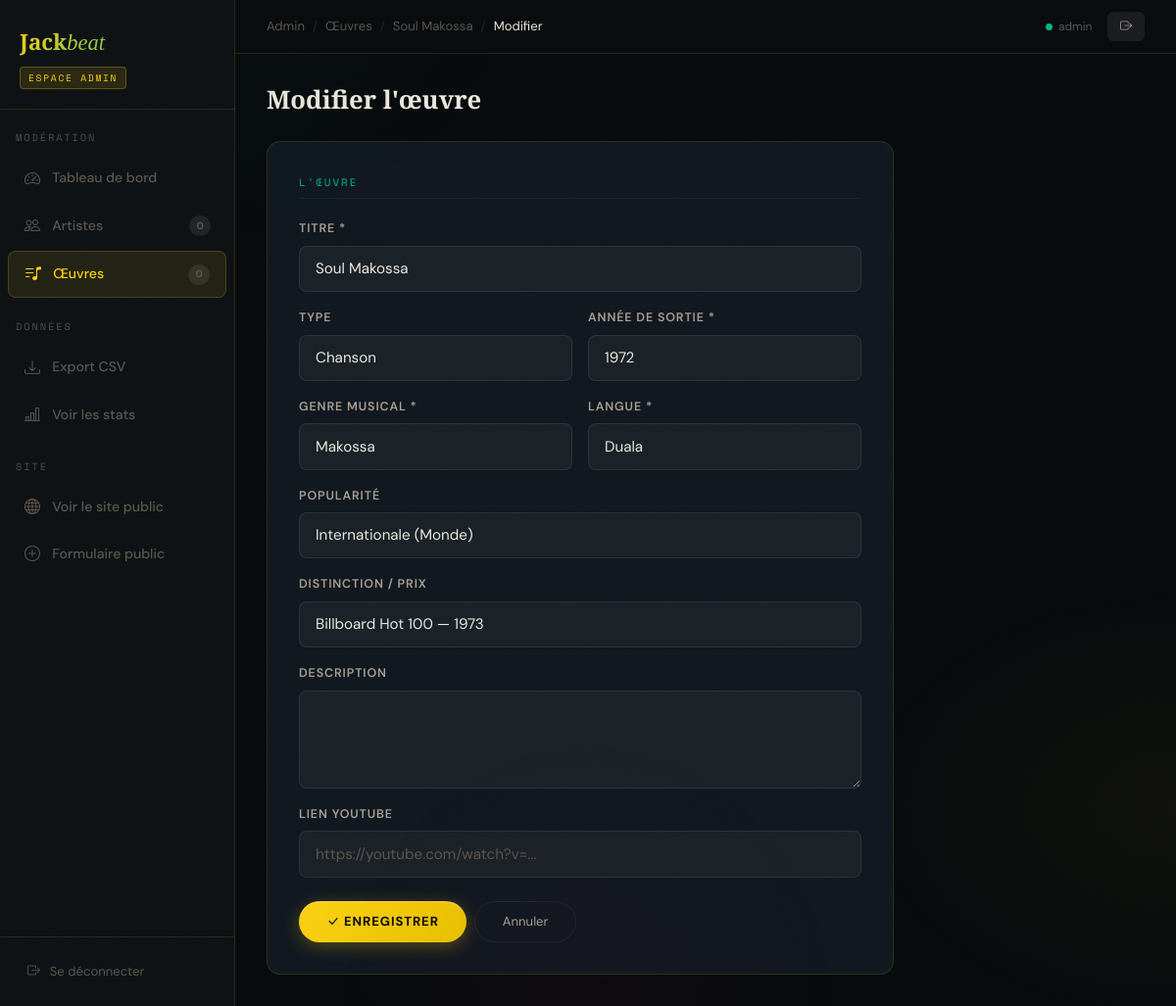
Screenshot of /admin/oeuvre/1/edit (signed in) with the database file from the repository.
### models.py (models this page shows, shortened)
class Oeuvre(db.Model):
    __tablename__ = 'oeuvres'
    id = db.Column(db.Integer, primary_key=True)
    titre = db.Column(db.String(200), nullable=False)
    artiste_id = db.Column(db.Integer, db.ForeignKey('artistes.id'), nullable=False)
    type_oeuvre = db.Column(db.String(20), default='Chanson')    # Chanson / Album / EP / Live
    genre_musical = db.Column(db.String(50), nullable=False)
    langue = db.Column(db.String(50), nullable=False)
    annee_sortie = db.Column(db.Integer, nullable=False)
    popularite = db.Column(db.String(30), nullable=True)
    distinction = db.Column(db.String(200), nullable=True)        # Prix, récompenses
    description = db.Column(db.Text, nullable=True)
    lien_youtube = db.Column(db.String(300), nullable=True)
    statut = db.Column(db.String(20), default='en_attente')       # en_attente / approuve / rejete
    soumis_par = db.Column(db.String(100), nullable=True)
    soumis_email = db.Column(db.String(150), nullable=True)
    created_at = db.Column(db.DateTime, default=datetime.utcnow)

class Admin(UserMixin, db.Model):
    __tablename__ = 'admins'
    id = db.Column(db.Integer, primary_key=True)
    username = db.Column(db.String(80), unique=True, nullable=False)
    password_hash = db.Column(db.String(256), nullable=False)
    created_at = db.Column(db.DateTime, default=datetime.utcnow)

### routes/admin.py (the view, shortened to what this page needs)
@admin_bp.route('/oeuvre/<int:id>/edit', methods=['GET', 'POST'])
@login_required
def oeuvre_edit(id):
    from models import GENRES_MUSICAUX, LANGUES, POPULARITES
    oeuvre = Oeuvre.query.get_or_404(id)
    return render_template('admin/oeuvre_edit.html',
                           oeuvre=oeuvre,
                           genres=GENRES_MUSICAUX,
                           langues=LANGUES,
                           popularites=POPULARITES)

### app.py (called while the page is built)
@login_manager.user_loader
def load_user(user_id):
    return Admin.query.get(int(user_id))

### templates/admin/oeuvre_edit.html (shortened to what this page needs)
{% extends "admin/base_admin.html" %}
{% block breadcrumb %}
  <span class="sep">/</span><a href="{{ url_for('admin_bp.oeuvres') }}">Œuvres</a>
  <span class="sep">/</span>
  <a href="{{ url_for('admin_bp.oeuvre_detail', id=oeuvre.id) }}">{{ oeuvre.titre }}</a>
  <span class="sep">/</span><span class="current">Modifier</span>
{% endblock %}
{% set pending_artistes_count = 0 %}{% set pending_oeuvres_count = 0 %}
{% block admin_content %}
<div class="adm-section-header">
  <h1>Modifier l'œuvre</h1>
</div>
<div style="max-width:640px;">
  <form method="POST">
    <div class="adm-form-card">
      <div class="adm-form-section">L'Œuvre</div>
      <div class="row g-3">
        <div class="col-12">
          <label class="form-label">Titre *</label>
          <input type="text" name="titre" value="{{ oeuvre.titre }}" class="form-control" required>
        </div>
        <div class="col-md-6">
          <label class="form-label">Type</label>
          <select name="type_oeuvre" class="form-select">
            {% for t in ['Chanson','Album','EP','Live'] %}
              <option {% if oeuvre.type_oeuvre == t %}selected{% endif %}>{{ t }}</option>
            {% endfor %}
          </select>
        </div>
        <div class="col-md-6">
          <label class="form-label">Année de sortie *</label>
          <input type="number" name="annee_sortie" value="{{ oeuvre.annee_sortie }}"
                 class="form-control" min="1960" max="2030" required>
        </div>
        <div class="col-md-6">
          <label class="form-label">Genre musical *</label>
          <select name="genre_musical" class="form-select" required>
            {% for val, lbl in genres %}
              <option value="{{ val }}" {% if oeuvre.genre_musical == val %}selected{% endif %}>{{ lbl }}</option>
            {% endfor %}
          </select>
        </div>
        <div class="col-md-6">
          <label class="form-label">Langue *</label>
          <select name="langue" class="form-select" required>
            {% for val, lbl in langues %}
              <option value="{{ val }}" {% if oeuvre.langue == val %}selected{% endif %}>{{ lbl }}</option>
            {% endfor %}
          </select>
        </div>
        <div class="col-12">
          <label class="form-label">Popularité</label>
          <select name="popularite" class="form-select">
            {% for val, lbl in popularites %}
              <option value="{{ val }}" {% if oeuvre.popularite == val %}selected{% endif %}>{{ lbl }}</option>
            {% endfor %}
          </select>
        </div>
        <div class="col-12">
          <label class="form-label">Distinction / Prix</label>
          <input type="text" name="distinction" value="{{ oeuvre.distinction or '' }}" class="form-control">
        </div>
        <div class="col-12">
          <label class="form-label">Description</label>
          <textarea name="description" class="form-control" rows="3">{{ oeuvre.description or '' }}</textarea>
        </div>
        <div class="col-12">
          <label class="form-label">Lien YouTube</label>
          <input type="text" name="lien_youtube" value="{{ oeuvre.lien_youtube or '' }}"
                 class="form-control" placeholder="https://youtube.com/watch?v=...">
        </div>
      </div>
      <div class="d-flex gap-2 mt-4">
        <button type="submit" class="btn btn-jb-gold">
          <i class="bi bi-check-lg me-1"></i>Enregistrer
        </button>
        <a href="{{ url_for('admin_bp.oeuvre_detail', id=oeuvre.id) }}" class="btn btn-jb-outline">
          Annuler
        </a>
      </div>
    </div>
  </form>
</div>
{% endblock %}

### templates/admin/base_admin.html (shortened to what this page needs)
<!DOCTYPE html>
<html lang="fr">
<head>
  <link href="https://cdn.jsdelivr.net/npm/bootstrap@5.3.3/dist/css/bootstrap.min.css" rel="stylesheet">
  <link href="https://cdn.jsdelivr.net/npm/bootstrap-icons@1.11.3/font/bootstrap-icons.min.css" rel="stylesheet">
  <link rel="stylesheet" href="{{ url_for('static', filename='css/style.css') }}">
</head>
<body>
<div class="adm-shell">
  {% set nb_a = namespace(val=0) %}
  {% set nb_o = namespace(val=0) %}
  <aside class="adm-sidebar">
    <div class="adm-sidebar-brand">
      <div class="brand">Jack<em style="font-style:italic;font-weight:400;">beat</em></div>
      <div class="badge-admin">Espace Admin</div>
    </div>
    <div class="adm-nav-section">Modération</div>
    <a href="{{ url_for('admin_bp.dashboard') }}"
       class="adm-nav-link {% if request.endpoint == 'admin_bp.dashboard' %}active{% endif %}">
      <i class="bi bi-speedometer2"></i> Tableau de bord
    </a>
    <a href="{{ url_for('admin_bp.artistes', statut='en_attente') }}"
       class="adm-nav-link {% if request.endpoint in ['admin_bp.artistes','admin_bp.artiste_detail','admin_bp.artiste_edit'] %}active{% endif %}">
      <i class="bi bi-people"></i> Artistes
      {%- set cnt = pending_artistes_count if pending_artistes_count is defined else 0 %}
      <span class="nav-badge {% if cnt == 0 %}zero{% endif %}">{{ cnt }}</span>
    </a>
    <a href="{{ url_for('admin_bp.oeuvres', statut='en_attente') }}"
       class="adm-nav-link {% if request.endpoint in ['admin_bp.oeuvres','admin_bp.oeuvre_detail','admin_bp.oeuvre_edit'] %}active{% endif %}">
      <i class="bi bi-music-note-list"></i> Œuvres
      {%- set cnt2 = pending_oeuvres_count if pending_oeuvres_count is defined else 0 %}
      <span class="nav-badge {% if cnt2 == 0 %}zero{% endif %}">{{ cnt2 }}</span>
    </a>
    <div class="adm-nav-section">Données</div>
    <a href="{{ url_for('admin_bp.export_csv') }}"
       class="adm-nav-link">
      <i class="bi bi-download"></i> Export CSV
    </a>
    <a href="{{ url_for('dashboard_bp.index') }}"
       class="adm-nav-link">
      <i class="bi bi-bar-chart-line"></i> Voir les stats
    </a>
    <div class="adm-nav-section">Site</div>
    <a href="{{ url_for('main_bp.index') }}" target="_blank"
       class="adm-nav-link">
      <i class="bi bi-globe"></i> Voir le site public
    </a>
    <a href="{{ url_for('collecte_bp.index') }}" target="_blank"
       class="adm-nav-link">
      <i class="bi bi-plus-circle"></i> Formulaire public
    </a>
    <div class="adm-sidebar-footer">
      <a href="{{ url_for('admin_bp.logout') }}">
        <i class="bi bi-box-arrow-right"></i> Se déconnecter
      </a>
    </div>
  </aside>
  <div class="adm-main">
    <div class="adm-topbar">
      <div class="adm-breadcrumb">
        <a href="{{ url_for('admin_bp.dashboard') }}">Admin</a>
        {% block breadcrumb %}{% endblock %}
      </div>
      <div class="d-flex align-items-center gap-3">
        <span style="font-size:0.75rem;color:var(--text-dim);">
          <span class="live-dot"></span>{{ current_user.username }}
        </span>
        <a href="{{ url_for('admin_bp.logout') }}"
           class="adm-btn edit" style="padding:0.3rem 0.8rem;">
          <i class="bi bi-box-arrow-right"></i>
        </a>
      </div>
    </div>
    <div class="adm-content">
      {% block admin_content %}{% endblock %}
    </div>
  </div>
</div>
</body>
</html>

### static/css/style.css (style rules this page uses)
:root { --green: #007A5E; --green-l: #00b882; --green-dim: #004d3a; --red: #CE1126; --red-l: #e83347; --gold: #FCD116; --gold-d: #c9a800; --gold-dim: #7a6200; --bg: #080b0d; --bg-2: #0e1215; --bg-3: #141a1f; --bg-4: #1a2228; --bg-5: #202930; --card: #111820; --text: #ede8df; --text-mid: #a89f92; --text-dim: #5c554d; --text-ghost: #2a2520; --bdr: rgba(252,209,22,0.12); --bdr-g: rgba(0,184,130,0.2); --bdr-r: rgba(206,17,38,0.2); --bdr-w: rgba(255,255,255,0.06); --glow-gold: 0 0 40px rgba(252,209,22,0.12); --glow-green: 0 0 40px rgba(0,184,130,0.1); --shadow-lg: 0 16px 48px rgba(0,0,0,0.5); --shadow-md: 0 8px 24px rgba(0,0,0,0.35); --shadow-sm: 0 4px 12px rgba(0,0,0,0.25); --font-display: 'Playfair Display', Georgia, serif; --font-body: 'DM Sans', sans-serif; --font-mono: 'Space Mono', monospace; --r: 12px; --r-lg:20px; --r-sm:8px; }
*, *::before, *::after { box-sizing: border-box; margin: 0; padding: 0; }
html { scroll-behavior: smooth; font-size: 16px; }
body { background: var(--bg); color: var(--text); font-family: var(--font-body); font-size: 1rem; line-height: 1.7; overflow-x: hidden; -webkit-font-smoothing: antialiased; }
body::after { content: ''; position: fixed; inset: 0; pointer-events: none; z-index: 9999; opacity: 0.4; }
body::before { content: ''; position: fixed; inset: 0; background: radial-gradient(ellipse 80% 50% at 0% 0%, rgba(0,122,94,0.06) 0%, transparent 55%), radial-gradient(ellipse 50% 40% at 100% 80%, rgba(252,209,22,0.04) 0%, transparent 55%), radial-gradient(ellipse 40% 50% at 50% 100%, rgba(206,17,38,0.03) 0%, transparent 55%); pointer-events: none; z-index: 0; }
a { color: var(--gold); text-decoration: none; transition: color .2s; }
h1,h2,h3,h4,h5 { font-family: var(--font-display); line-height: 1.15; color: var(--text); }
.btn-jb-gold { background: linear-gradient(135deg, var(--gold) 0%, #e8c200 100%); color: #0a0c0d; font-family: var(--font-body); font-weight: 700; font-size: .82rem; letter-spacing: .07em; text-transform: uppercase; border: none; border-radius: 50px; padding: .65rem 1.75rem; transition: transform .2s, box-shadow .2s, filter .2s; box-shadow: 0 4px 18px rgba(252,209,22,.28), inset 0 1px 0 rgba(255,255,255,.3); cursor: pointer; display: inline-flex; align-items: center; }
.btn-jb-outline { background: transparent; color: var(--text-mid); border: 1.5px solid var(--bdr-w); font-size: .82rem; border-radius: 50px; padding: .65rem 1.75rem; transition: all .2s; cursor: pointer; display: inline-flex; align-items: center; }
.form-label { font-size: .78rem; font-weight: 600; letter-spacing: .07em; text-transform: uppercase; color: var(--text-mid); margin-bottom: .4rem; display: block; }
.form-control, .form-select { background: var(--bg-4); border: 1px solid rgba(255,255,255,.08); color: var(--text); border-radius: var(--r-sm); padding: .7rem 1rem; font-family: var(--font-body); font-size: .95rem; transition: border-color .2s, box-shadow .2s, background .2s; width: 100%; }
.form-control::placeholder { color: var(--text-dim); }
.form-select option { background: var(--bg-4); color: var(--text); }
textarea.form-control { resize: vertical; min-height: 100px; }
.live-dot { display: inline-block; width: 7px; height: 7px; background: var(--green-l); border-radius: 50%; animation: pulseDot 1.8s ease-in-out infinite; margin-right: .4rem; }

### rows the page displays
Oeuvre: titre "Soul Makossa", type_oeuvre "Chanson", annee_sortie "1972", genre_musical "Makossa", langue "Duala", popularite "Internationale (Monde)", distinction "Billboard Hot 100 — 1973"
Admin: username "admin"

### other values shown
{{ cnt }} "0"
{{ cnt2 }} "0"
